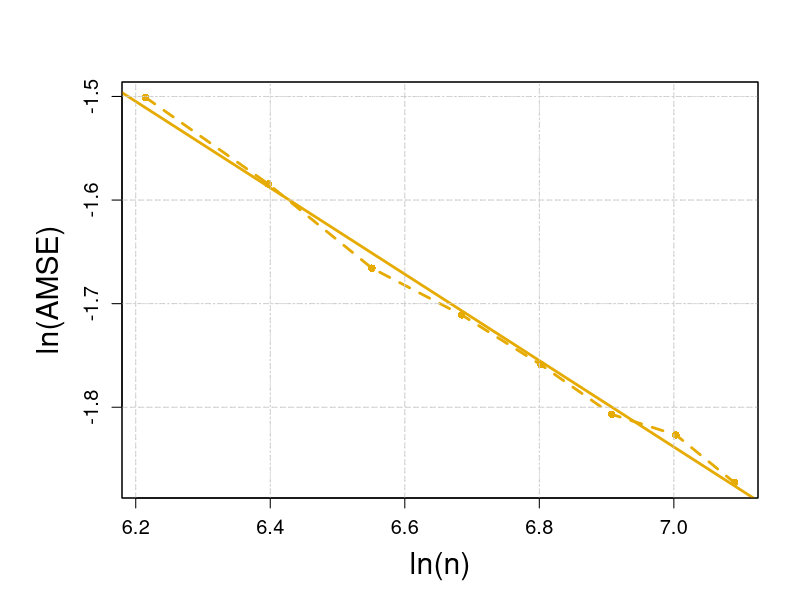

Write the R code that produced this figure.
######################################################################
# This code plots AMSE against sample size on a log–log scale, in order to provide a 
# clear visualization of the convergence rate of semi-nw, and semi-knn 
# 
# - export figures for the supplementary material.  
######################################################################



# Load data
data <- as.matrix(read.csv('spd-1200-3000-1000-Swiss2-setting4-snr_2_rate.csv'))

# Prepare sample points and take log base 2
x <- log(seq(500,1200,100))
y <- log(data[,3])

# Set output to PDF file
pdf("spd-1200-3000-1000-Swiss2-setting4-snr_2_rate_nw.pdf", width = 9, height = 6) 

par(mar=c(5,6,4,2)+0.1)
# Plot the line chart (dashed line for data points)
#plotcol = "#66a61e" #semi-knn
plotcol = "#e6ab02" #semi-nw
plot(x, y, type="o", lty=2, lwd=2.7, col=plotcol, pch=16,
     xlab="ln(n)", ylab="ln(AMSE)",
     cex.lab=1.8, cex.axis=1.2,
     col.main="black", col.lab="black", col.axis="black",
     bg="white") 
grid()

# Fit a linear model (least squares)
model <- lm(y ~ x)

# Add fitted line or theoretical line
abline(model, col=plotcol, lwd=2.7, lty=1)
#custom_slope <- -0.387
#intercept <- mean(y) - custom_slope * mean(x)
#abline(a = intercept, b = custom_slope, col=plotcol, lwd=2.7, lty=1)

# Add grid lines
grid(col="grey80", lty=c(8,4), lwd=0.8)
# Draw black axes
box(col="black", lwd=1)

# Calculate R squared and slope
r_squared <- summary(model)$r.squared
slope <- coef(model)[2]

# Print the results
cat("Fitted line slope =", slope, "\n")
cat("R squared =", r_squared, "\n")

# Add legend 
# legend("topright",
#        legend = c(
#          expression(plain("ln(")*AMSE*plain(") vs ln(")*n*plain(")")),
#          expression(plain("ln(")*AMSE*plain(") = a · ln(" * n * plain(")")* " + b ; a") %~~% -0.661 ~ "and" ~ R^2 > 0.99)
#        ),
#        col=plotcol,
#        lty=c(2,1),
#        lwd=2.7,
#        pch=c(16, NA),
#        bty="o",         
#        box.col="grey80",
#        box.lwd=0.8,
#        bg=NA,
#        cex=1.4,        
#        pt.cex=1)

# Close the PDF device
dev.off()
